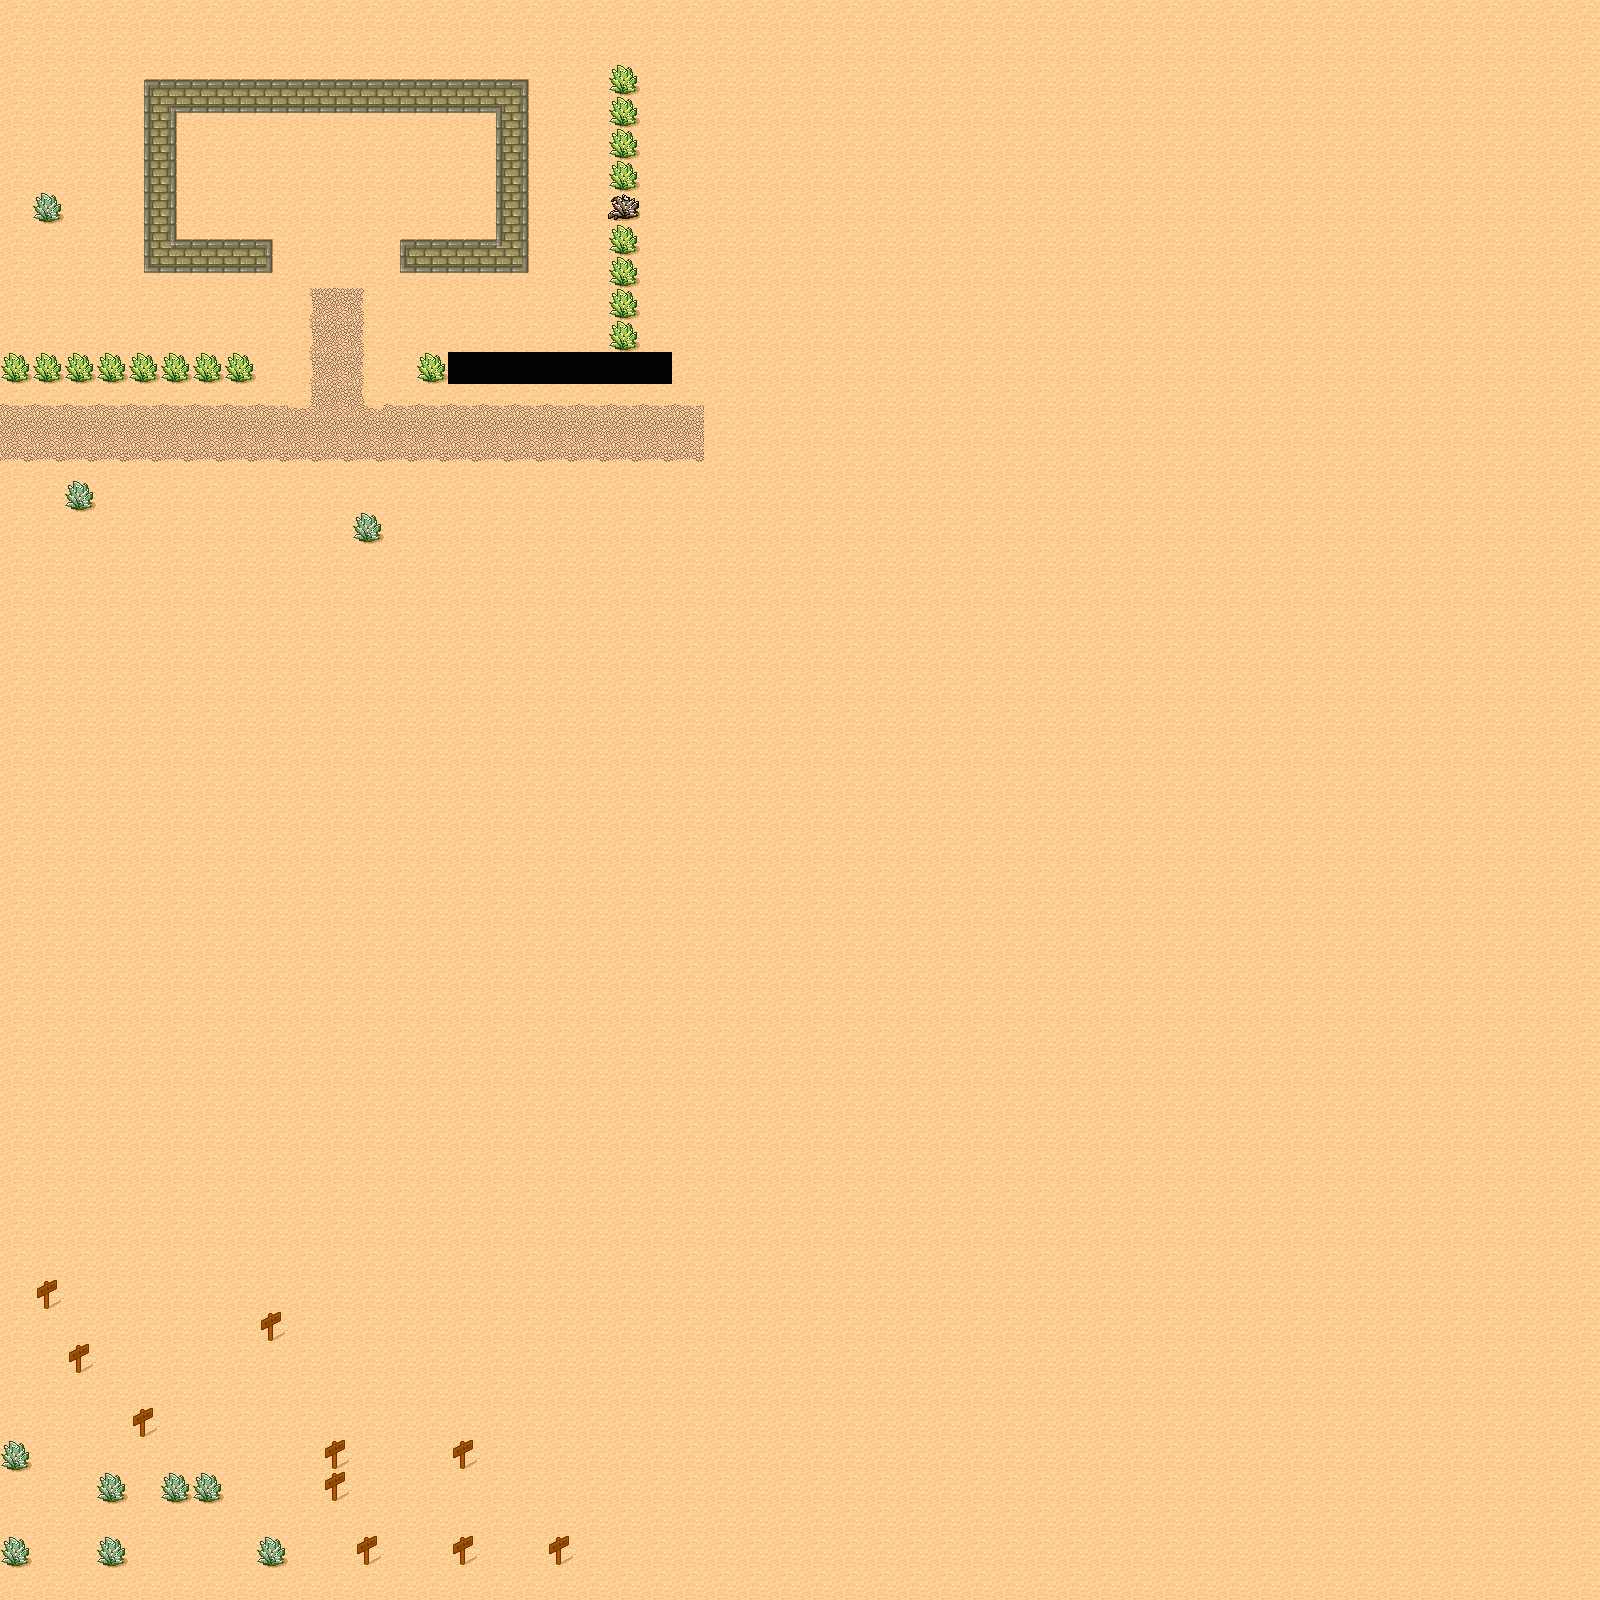

A level layout from a 2D game, rendered from its tile map. Below: a short description, then the map file with tile-grid data replaced by summaries:
An orthogonal 50x50 tile map with 32x32 px tiles, 2 tile layers (Background, collidable), 2 tilesets and 1 object (point).

<map version="1.0" orientation="orthogonal" renderorder="right-down" width="50" height="50" tilewidth="32" tileheight="32" nextobjectid="8">
 <tileset firstgid="1" name="tmw_desert_spacing" tilewidth="32" tileheight="32" spacing="1" margin="1">
  <image source="tmw_desert_spacing.png" width="265" height="199" />
 </tileset>
 <tileset firstgid="49" name="darkness" tilewidth="32" tileheight="32">
  <image source="darkness.gif" width="32" height="32" />
  <tile id="0">
   <properties>
    <property name="Collidable" value="true" />
   </properties>
  </tile>
 </tileset>
 <layer name="Background" width="50" height="50">
  <data>[2500 cells, 2500 non-empty, 25 distinct tile ids]</data>
 </layer>
 <objectgroup name="对象层 1">
  <object id="7" name="point" x="330" y="174" />
 </objectgroup>
 <layer name="collidable" width="50" height="50">
  <data>[2500 cells, 0 non-empty, 0 distinct tile ids]</data>
 </layer>
</map>
